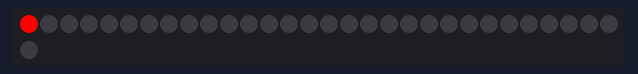
Simulated run of this sketch. Board: Arduino Uno, built with avr-gcc and run on an emulated ATmega328P. Parts: 31 RGB LEDs in strip order, left to right, continuing on the next row.

Above: at 0.05 s.
At 6.23 s:
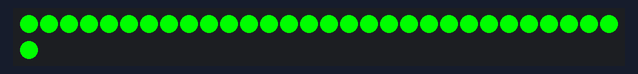
At 9.98 s:
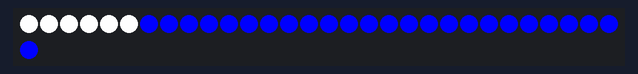
At 19.92 s:
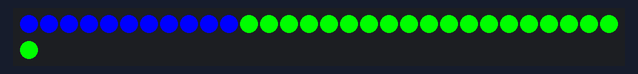
At 29.86 s:
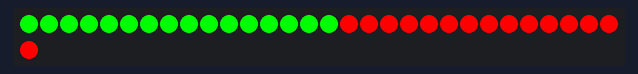
At 39.9 s:
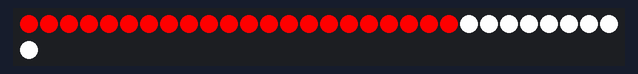

The sketch:

mkr1010-test-neopixelstrip.ino
```cpp
#include <Adafruit_NeoPixel.h>

#define NEOPIXEL_PIN 6
#define NUMPIXELS 31

int red, blue, green = 0;

// Declare NeoPixel strip object (ie set it up):
//Adafruit_NeoPixel pixels = Adafruit_NeoPixel(NUMPIXELS, NEOPIXEL_PIN, NEO_GRBW + NEO_KHZ800);
Adafruit_NeoPixel pixels = Adafruit_NeoPixel(NUMPIXELS, NEOPIXEL_PIN, NEO_GRB + NEO_KHZ800);
// Argument 1 = Number of pixels in NeoPixel strip
// Argument 2 = Arduino pin number (most are valid)
// Argument 3 = Pixel type flags, add together as needed:
//   NEO_KHZ800  800 KHz bitstream (most NeoPixel products w/WS2812 LEDs)
//   NEO_KHZ400  400 KHz (classic 'v1' (not v2) FLORA pixels, WS2811 drivers)
//   NEO_GRB     Pixels are wired for GRB bitstream (most NeoPixel products)
//   NEO_RGB     Pixels are wired for RGB bitstream (v1 FLORA pixels, not v2)
//   NEO_RGBW    Pixels are wired for RGBW bitstream (NeoPixel RGBW products)


void setup() {
  pixels.begin();           // INITIALIZE NeoPixel strip object (REQUIRED)
  pixels.setBrightness(250); // Set BRIGHTNESS to about 1/5 (max = 255)
  pixels.show();            // Turn OFF all pixels ASAP
}

void loop() {
  colorWipe(pixels.Color(255, 0, 0), 100); // Red
  colorWipe(pixels.Color(0, 255, 0), 100); // Green
  colorWipe(pixels.Color(0, 0, 255), 100); // Blue
  colorWipe(pixels.Color(255, 255, 255), 100); // Blue
  //colorWipe(pixels.Color(0, 0, 0, 255), 20); // White RGBW
  //rainbowCycle(20);
}

// Fill the dots one after the other with a color
void colorWipe(uint32_t c, uint8_t wait) {
  for(uint16_t i=0; i<pixels.numPixels(); i++) {
    pixels.setPixelColor(i, c);
    pixels.show();
    delay(wait);
  }
}

void rainbowCycle(uint8_t wait) {
  uint16_t i, j;

  for(j=0; j<256*5; j++) { // 5 cycles of all colors on wheel
    for(i=0; i< pixels.numPixels(); i++) {
      pixels.setPixelColor(i, Wheel(((i * 256 / pixels.numPixels()) + j) & 255));
    }
    pixels.show();
    delay(wait);
  }
}

// Input a value 0 to 255 to get a color value.
// The colours are a transition r - g - b - back to r.
uint32_t Wheel(byte WheelPos) {
  WheelPos = 255 - WheelPos;
  if(WheelPos < 85) {
    return pixels.Color(255 - WheelPos * 3, 0, WheelPos * 3);
  }
  if(WheelPos < 170) {
    WheelPos -= 85;
    return pixels.Color(0, WheelPos * 3, 255 - WheelPos * 3);
  }
  WheelPos -= 170;
  return pixels.Color(WheelPos * 3, 255 - WheelPos * 3, 0);
}
```
